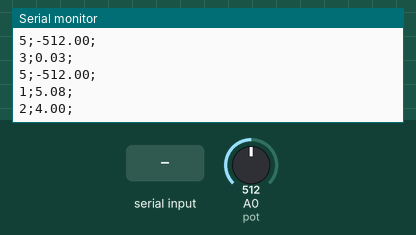
This sketch was run on a simulated Arduino Uno, built with avr-gcc and run on an emulated ATmega328P. On the bench: the last lines printed to the serial monitor. The test bench sets the inputs (shaded band); at power-on: A0 (pot) = 512.

Above: at 1.2 s.
1.3 s: "connect\n" received over Serial
At 1.31 s:
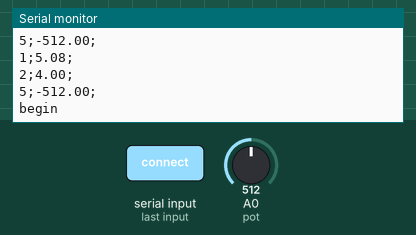
2.8 s: A0 (pot) set to 716
At 3.81 s:
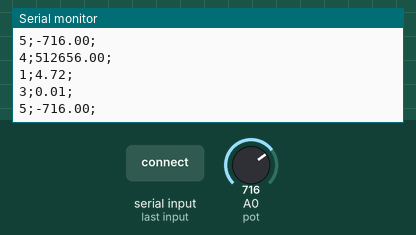
4.3 s: A0 (pot) set to 900
At 4.41 s:
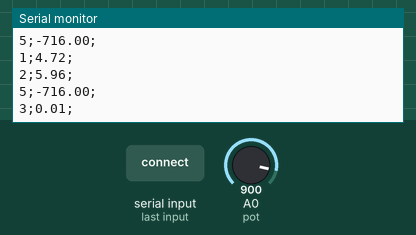
Timing chart, 0 to 7.3 s (numbered marks = the images above; inputs shaded):
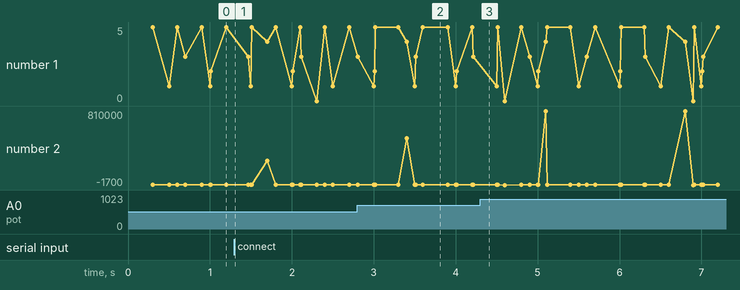

The sketch:

TelEco_Arduino.ino
```cpp
int capacity = 20;

struct infograph{
  String nameOfGraph;
  String unityOfMeasurement;
  double stepOfGraph;
  String maximumValueAlert; // may be null
  String minimumValueAlert;
  unsigned long lastCollectingTime;
};

typedef struct infograph infograph;

infograph** listOfInfographs = (infograph**) calloc(capacity, sizeof(infograph*));

void addInfograph(String nameOfGraph, String unityOfMeasurement, double stepOfGraph, String maximumValueAlert = "", String minimumValueAlert = ""){
  int i = 0;
  while(listOfInfographs[i] != NULL){
    i++;
    if(i >= capacity){
      return;
    }
  }
  infograph* added = calloc(1, sizeof(infograph));
  added->nameOfGraph = nameOfGraph;
  added->unityOfMeasurement = unityOfMeasurement;
  added->stepOfGraph = stepOfGraph;
  added->maximumValueAlert = maximumValueAlert;
  added->minimumValueAlert = minimumValueAlert;
  listOfInfographs[i] = added;
}

String infographsInfo(int i){
  return listOfInfographs[i]->nameOfGraph + ";" + listOfInfographs[i]->stepOfGraph + ";" +
  listOfInfographs[i]->unityOfMeasurement + ";" + listOfInfographs[i]->maximumValueAlert + ";" + listOfInfographs[i]->minimumValueAlert;
}

int pot = A0;
double reading;
double treated_reading; ///////////////////////////////////////////////////////remove this
String received_string;

void setup() {
  //addInfograph(String nameOfGraph, String unityOfMeasurement, double stepOfGraph, String maximumValueAlert = "", String minimumValueAlert = "")
  addInfograph("Velocity", "km/h", 2.3, "900", "0");
  addInfograph("Current", "mA", 0.5, "6", "4");
  addInfograph("RPM", "Hz", 1, "6", "4.5");
  addInfograph("Inclination", "°", 0.7, "0.7", "0.5");
  addInfograph("Temperature", "°C", 1.7, "5000");
  addInfograph("Tension", "V", 0.3, "25");

  Serial.begin(9600);
  while(Serial.available() > 0) {
    char t = Serial.read();
  }
}

void loop() {
  if (Serial.available() > 0) {
    received_string = Serial.readStringUntil('\n');
    if(received_string == "connect"){
      Serial.println("begin");
      for(int i = 0; i < capacity && listOfInfographs[i] != NULL; i++){
        Serial.println(infographsInfo(i));
      }
      Serial.println("end");
    }
  }

  reading = analogRead(pot);
  unsigned long currentTime = millis();
  for(int i = 0; i < capacity && listOfInfographs[i] != NULL; i++){
    if(currentTime - listOfInfographs[i]->lastCollectingTime >= 1000 * listOfInfographs[i]->stepOfGraph){
      listOfInfographs[i]->lastCollectingTime = currentTime;

      //trade for CAN entries
      if(i == 0){
        treated_reading = 1000 - 3*reading;
      }
      else if(i == 1){
        treated_reading = 5 + sin(reading);
      }
      else if(i == 2){
        treated_reading = 5 + cos(reading);
      }
      else if(i == 3){
        treated_reading = pow(2,(-1)*reading/100);
      }
      else if(i == 4){
        treated_reading = pow(reading,2);
      }
      else if(i == 5){
        treated_reading = (-1)*reading;
      }
      ///////////////////////////

      Serial.println((String)i + ";" + treated_reading + ";");
    }
  }
}
```

Measured:
- after the input at 1.3 s, the serial monitor: prints a new line at once (image 1)
- after the input at 2.8 s, the serial monitor: prints a new line at once (image 2)
- plotted number 2: -512 → 0.01 after the input at 2.8 s, 0.01 → -900 after the input at 4.3 s
